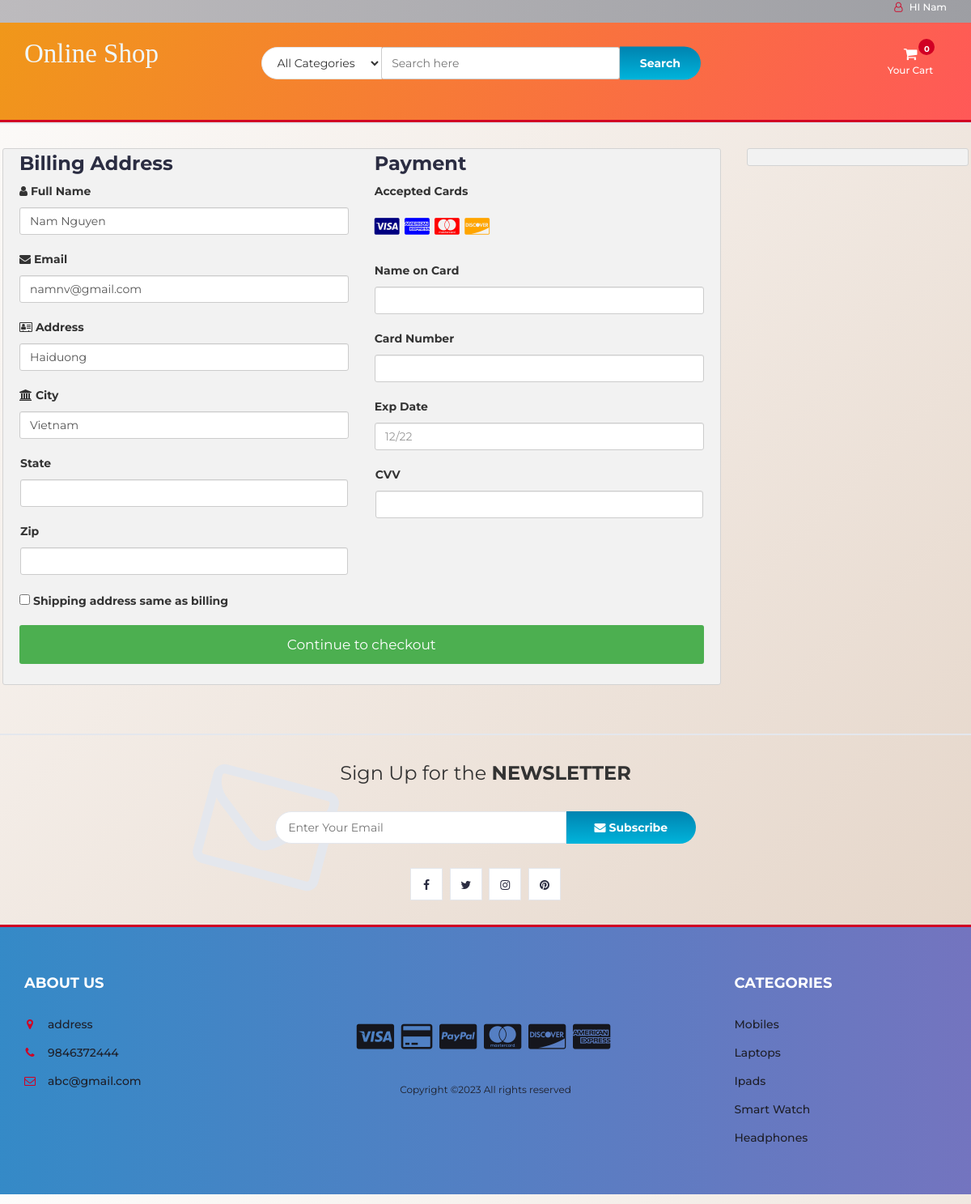
The page /checkout.php (signed in) on the database its author committed.
### tables this page shows
CREATE TABLE `user_info` (
  `user_id` int(10) NOT NULL,
  `first_name` varchar(100) NOT NULL,
  `last_name` varchar(100) NOT NULL,
  `email` varchar(300) NOT NULL,
  `password` varchar(300) NOT NULL,
  `mobile` varchar(10) NOT NULL,
  `address1` varchar(300) NOT NULL,
  `address2` varchar(11) NOT NULL
);

### checkout.php (the view, shortened to what this page needs)
<?php
include "db.php";
include "header.php";
?>
<section class="section">
	<div class="container-fluid">
		<div class="row-checkout">
		<?php
		if(isset($_SESSION["uid"])){
			$sql = "SELECT * FROM user_info WHERE user_id='$_SESSION[uid]'";
			$query = mysqli_query($con,$sql);
			$row=mysqli_fetch_array($query);
		echo'
			<div class="col-75">
				<div class="container-checkout">
				<form id="checkout_form" action="checkout_process.php" method="POST" class="was-validated">
					<div class="row-checkout">
					<div class="col-50">
						<h3>Billing Address</h3>
						<label for="fname"><i class="fa fa-user" ></i> Full Name</label>
						<input type="text" id="fname" class="form-control" name="firstname" pattern="^[a-zA-Z ]+$"  value="'.$row["first_name"].' '.$row["last_name"].'">
						<label for="email"><i class="fa fa-envelope"></i> Email</label>
						<input type="text" id="email" name="email" class="form-control" pattern="^[_a-z0-9-]+(\.[_a-z0-9-]+)*@[a-z0-9]+(\.[a-z]{2,4})$" value="'.$row["email"].'" required>
						<label for="adr"><i class="fa fa-address-card-o"></i> Address</label>
						<input type="text" id="adr" name="address" class="form-control" value="'.$row["address1"].'" required>
						<label for="city"><i class="fa fa-institution"></i> City</label>
						<input type="text" id="city" name="city" class="form-control" value="'.$row["address2"].'" pattern="^[a-zA-Z ]+$" required>
						<div class="row">
						<div class="col-50">
							<label for="state">State</label>
							<input type="text" id="state" name="state" class="form-control" pattern="^[a-zA-Z ]+$" required>
						</div>
						<div class="col-50">
							<label for="zip">Zip</label>
							<input type="text" id="zip" name="zip" class="form-control" pattern="^[0-9]{6}(?:-[0-9]{4})?$" required>
						</div>
						</div>
					</div>
					<div class="col-50">
						<h3>Payment</h3>
						<label for="fname">Accepted Cards</label>
						<div class="icon-container">
						<i class="fa fa-cc-visa" style="color:navy;"></i>
						<i class="fa fa-cc-amex" style="color:blue;"></i>
						<i class="fa fa-cc-mastercard" style="color:red;"></i>
						<i class="fa fa-cc-discover" style="color:orange;"></i>
						</div>
						<label for="cname">Name on Card</label>
						<input type="text" id="cname" name="cardname" class="form-control" pattern="^[a-zA-Z ]+$" required>
						<div class="form-group" id="card-number-field">
                        <label for="cardNumber">Card Number</label>
                        <input type="text" class="form-control" id="cardNumber" name="cardNumber" required>
                    </div>
						<label for="expdate">Exp Date</label>
						<input type="text" id="expdate" name="expdate" class="form-control" pattern="^((0[1-9])|(1[0-2]))\/(\d{2})$" placeholder="12/22"required>
						<div class="row">
						<div class="col-50">
							<div class="form-group CVV">
								<label for="cvv">CVV</label>
								<input type="text" class="form-control" name="cvv" id="cvv" required>
						</div>
						</div>
					</div>
					</div>
					</div>
					<label><input type="CHECKBOX" name="q" class="roomselect" value="conform" required> Shipping address same as billing
					</label>';
					$total=0;
					$total_count=$_POST['total_count'];
				echo'
				<input type="hidden" name="total_count" value="'.$total_count.'">
					<input type="hidden" name="total_price" value="'.$total.'">
					<input type="submit" id="submit" value="Continue to checkout" class="checkout-btn">
				</form>
				</div>
			</div>
			';
		}else{
			echo"<script>window.location.href = 'cart.php'</script>";
		}
		?>
			<div class="col-25">
				<div class="container-checkout">
				</div>
			</div>
		</div>
	</div>
</section>
		<div id="newsletter" class="section">
			<div class="container">
				<div class="row">
					<div class="col-md-12">
						<div class="newsletter">
							<p>Sign Up for the <strong>NEWSLETTER</strong></p>
							<form >
								<input class="input" type="email" placeholder="Enter Your Email">
								<button class="newsletter-btn"><i class="fa fa-envelope"></i> Subscribe</button>
							</form>
							<ul class="newsletter-follow">
								<li>
									<a href="#"><i class="fa fa-facebook"></i></a>
								</li>
								<li>
									<a href="#"><i class="fa fa-twitter"></i></a>
								</li>
								<li>
									<a href="#"><i class="fa fa-instagram"></i></a>
								</li>
								<li>
									<a href="#"><i class="fa fa-pinterest"></i></a>
								</li>
							</ul>
						</div>
					</div>
				</div>
			</div>
		</div>
<?php
include "footer.php";
?>

### header.php (shortened to what this page needs)
<!DOCTYPE html>
<html lang="en">
	<head>
		<link type="text/css" rel="stylesheet" href="css/bootstrap.min.css"/>
		<link type="text/css" rel="stylesheet" href="css/slick.css"/>
		<link type="text/css" rel="stylesheet" href="css/slick-theme.css"/>
		<link type="text/css" rel="stylesheet" href="css/nouislider.min.css"/>
		<link rel="stylesheet" href="css/font-awesome.min.css">
		<link type="text/css" rel="stylesheet" href="css/style.css"/>
		<link type="text/css" rel="stylesheet" href="css/accountbtn.css"/>
    </head>
	<body>
		<header>
			<div id="top-header">
				<div class="container">
					<ul class="header-links pull-right">
						<li><?php
                             include "db.php";
                            if(isset($_SESSION["uid"])){
                                $sql = "SELECT first_name FROM user_info WHERE user_id='$_SESSION[uid]'";
                                $query = mysqli_query($con,$sql);
                                $row=mysqli_fetch_array($query);
                                echo '
                               <div class="dropdownn">
                                  <a href="#" class="dropdownn" data-toggle="modal" data-target="#myModal" ><i class="fa fa-user-o"></i> HI '.$row["first_name"].'</a>
                                  <div class="dropdownn-content">
                                    <a href="" data-toggle="modal" data-target="#profile"><i class="fa fa-user-circle" aria-hidden="true" ></i>My Profile</a>
                                    <a href="logout.php"  ><i class="fa fa-sign-in" aria-hidden="true"></i>Log out</a>
                                  </div>
                                </div>';
                            }
                                             ?>
                                </li>
					</ul>
				</div>
			</div>
			<div id="header">
				<div class="container">
					<div class="row">
						<div class="col-md-3">
							<div class="header-logo">
								<a href="#" class="logo">
								<font style="font-style:normal; font-size: 33px;color: aliceblue;font-family: serif">
                                        Online Shop
                                    </font>
								</a>
							</div>
						</div>
						<div class="col-md-6">
							<div class="header-search">
								<form>
									<select class="input-select">
										<option value="0">All Categories</option>
									</select>
									<input class="input" id="search" type="text" placeholder="Search here">
									<button type="submit" id="search_btn" class="search-btn" >Search</button>
								</form>
							</div>
						</div>
						<div class="col-md-3 clearfix">
							<div class="header-ctn">
								<div class="dropdown">
									<a class="dropdown-toggle" data-toggle="dropdown" aria-expanded="true">
										<i class="fa fa-shopping-cart"></i>
										<span>Your Cart</span>
										<div class="badge qty">0</div>
									</a>
									</div>
							</div>
						</div>
					</div>
				</div>
			</div>
		</header>
		<nav id='navigation'>
		</nav>

### css/style.css (style rules this page uses)
body { font-family: 'Montserrat', sans-serif; font-weight: 400; background-image: linear-gradient(135deg, #fdfcfb 0%, #e2d1c3 100%); margin: -12px !important; }
h1, h2, h3, h4, h5, h6 { color: #2B2D42; font-weight: 700; margin: 0 0 10px; }
a { color: #2B2D42; font-weight: 500; -webkit-transition: 0.2s color; transition: 0.2s color; }
ul, ol { margin: 0; padding: 0; list-style: none }
.input { height: 40px; padding: 0px 15px; border: 1px solid #E4E7ED; background-color: #FFF; width: 100%; }
.input-select { padding: 0px 15px; background: #FFF; border: 1px solid #E4E7ED; height: 40px; }
.section { padding-top: 30px; padding-bottom: 30px; }
#top-header { padding-top: 10px; padding-bottom: 10px; background-color: #1E1F29; }
.header-links li { display: inline-block; margin-right: 15px; font-size: 12px; }
.header-links li:last-child { margin-right: 0px; }
.header-links li a { color: #FFF; }
.header-links li i { color: #D10024; margin-right: 5px; }
#header { padding-top: 15px; padding-bottom: 15px; background-image: linear-gradient(to top, #a8edea 0%, #fed6e3 100%) }
.header-logo { float: left; }
.header-search { padding: 15px 0px; }
.header-search form { position: relative; }
.header-search form .input-select { margin-right: -4px; border-radius: 40px 0px 0px 40px; }
.header-search form .input { width: calc(100% - 260px); margin-right: -4px; }
.header-search form .search-btn { height: 40.5px; width: 100px; background: #00B4DB; background: -webkit-linear-gradient(to bottom, #0083B0, #00B4DB); background: linear-gradient(to bottom, #0083B0, #00B4DB); color: #FFF; font-weight: 700; border: none; border-radius: 0px 40px 40px 0px; transform: translateY(-0.5px); }
.header-ctn { float: right; padding: 15px 0px; }
.header-ctn>div { display: inline-block; }
.header-ctn>div>a { display: block; position: relative; width: 90px; text-align: center; color: #FFF; }
.header-ctn>div>a>i { display: block; font-size: 18px; }
.header-ctn>div>a>span { font-size: 12px; }
.header-ctn>div>a>.qty { position: absolute; right: 15px; top: -10px; width: 20px; height: 20px; line-height: 20px; text-align: center; border-radius: 50%; font-size: 10px; color: #FFF; background-color: #D10024; }
#navigation { background: #FFF; border-bottom: 2px solid #E4E7ED; border-top: 3px solid #D10024; }
#newsletter.section { border-top: 2px solid #E4E7ED; border-bottom: 3px solid #D10024; margin-top: 30px; }
.newsletter { text-align: center; }
.newsletter p { font-size: 24px; }
.newsletter form { position: relative; max-width: 520px; margin: 30px auto; }
.newsletter form:after { content: "\f003"; font-family: FontAwesome; position: absolute; font-size: 160px; color: #E4E7ED; top: 15px; -webkit-transform: translateY(-50%) rotate(15deg); -ms-transform: translateY(-50%) rotate(15deg); transform: translateY(-50%) rotate(15deg); z-index: -1; left: -90px; }
.newsletter form .input { width: calc(100% - 160px); margin-right: -4px; border-radius: 40px 0px 0px 40px; }
.newsletter form .newsletter-btn { width: 160px; height: 40px; font-weight: 700; background: #00B4DB; background: -webkit-linear-gradient(to bottom, #0083B0, #00B4DB); background: linear-gradient(to bottom, #0083B0, #00B4DB); color: #FFF; border: none; border-radius: 0px 40px 40px 0px; }
.newsletter .newsletter-follow { text-align: center; }
.newsletter .newsletter-follow li { display: inline-block; margin-right: 5px; }
.newsletter .newsletter-follow li:last-child { margin-right: 0px; }
.newsletter .newsletter-follow li a { position: relative; display: block; width: 40px; height: 40px; text-align: center; line-height: 40px; border: 1px solid #E4E7ED; background-color: #FFF; -webkit-transition: 0.2s all; transition: 0.2s all; }

### css/accountbtn.css (style rules this page uses)
.dropdownn { position: relative; display: inline-block; }

### header.php (style rules this page uses)
#navigation { background: #ff9a44; background: -webkit-linear-gradient(-20deg, #fc6076, #ff9a44); background: linear-gradient(-20deg, #fc6076, #ff9a44); }
#header { background: #f09819 ; background: -webkit-linear-gradient(-60deg, #ff5858, #f09819 ); background: linear-gradient(-60deg, #ff5858, #f09819 ); }
#top-header { background: #9D9EA3; background: -webkit-linear-gradient(to right, #BDBBBE, #9D9EA3); background: linear-gradient(to right, #BDBBBE, #9D9EA3); }

### rows shown on the page
user_info: first_name "Nam", firstname "Nam Nguyen", email "namnv@gmail.com", address "Haiduong", city "Vietnam"
